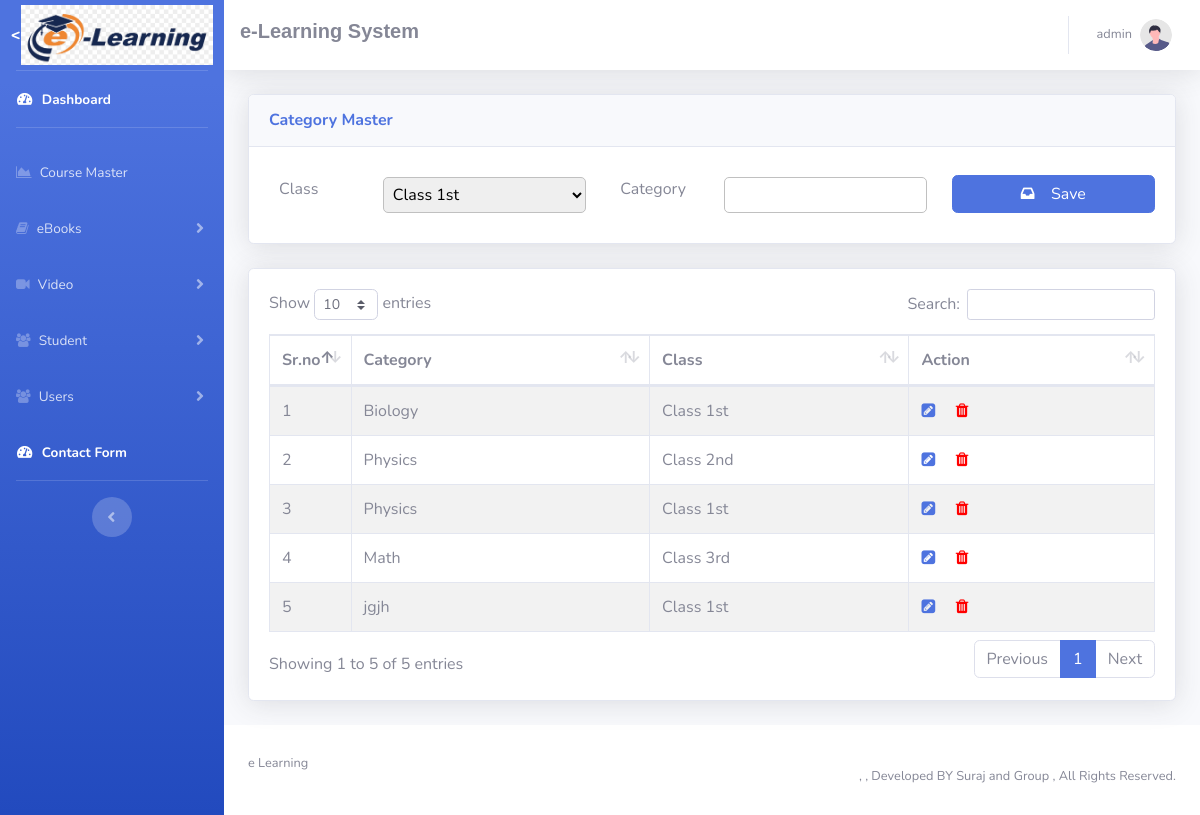
/admin/category-master.php (signed in), run on the app's committed database.
### tables this page shows
CREATE TABLE `category` (
  `id` int(11) NOT NULL,
  `category` varchar(100) NOT NULL,
  `class` varchar(100) NOT NULL,
  `company` varchar(100) NOT NULL
);

CREATE TABLE `zapp_setting` (
  `web_name` varchar(100) NOT NULL,
  `app_name` varchar(100) NOT NULL,
  `copyright_details` varchar(100) NOT NULL,
  `status` varchar(100) NOT NULL
);

### admin/common/header.php (called while the page is built, shortened)
<?php
include_once('config/database.php');
$websetting = $conn->query('SELECT * FROM zapp_setting')->fetch_assoc();
?>

### admin/category-master.php (the view, shortened to what this page needs)
<?php
include("config/database.php");
$company = '';
$ename = '';
$cat = '';
if($_SESSION["Company"])
    $company = $_SESSION["Company"];
$i_name = array();
$i_sql = "SELECT category FROM item_category where company = '".$company."'";
$i_result = $conn->query($i_sql);
while($row = $i_result->fetch_assoc()) {
    array_push($i_name,$row["category"]);
}
$leads = array();
$i_sqlddd = "SELECT * FROM category where company = '".$company."'";
    $i_resultdd = $conn->query($i_sqlddd);
    while($row = $i_resultdd->fetch_assoc()) {
        array_push($leads,$row);
    }
?>
<!DOCTYPE html>
<html lang="en">
<head>
    <link href="vendor/fontawesome-free/css/all.min.css" rel="stylesheet" type="text/css">
    <link rel="stylesheet" href="https://cdnjs.cloudflare.com/ajax/libs/font-awesome/4.7.0/css/font-awesome.min.css">
 <link href="vendor/datatables/dataTables.bootstrap4.min.css" rel="stylesheet">
    <link href="css/sb-admin-2.min.css" rel="stylesheet">
    <?php include('common/header.php'); ?>
</head>
<body id="page-top">
    <div id="wrapper">
        <?php include('common/sidebar.php'); ?>
        <div id="content-wrapper" class="d-flex flex-column">
            <div id="content">
                    <?php include("common/menu.php"); ?>
                <div class="container-fluid">
                    <div class="row">
<form action="" method="POST" style="width:100%">
                        <div class="col-xl-12 col-lg-12">
                            <div class="card shadow mb-4">
                                <div
                                    class="card-header py-3 d-flex flex-row align-items-center justify-content-between">
                                    <h6 class="m-0 font-weight-bold text-primary">Category Master</h6>
                                </div>
                                <div class="card-body">
                                    <div class="row">
                                        <div class="col-xl-9 col-lg-10">
                                            <div class="row">
                                                <div class="col-xl-2 col-lg-2">
                                                    <label for="usr" class="input-lead">Class</label>
                                                </div>
                                                <div class="col-xl-4 col-lg-4">
                                                      <select class="input-box" name="ename" id="ename" id="iname" value="<?php echo $ename; ?>">
                                                          <?php
                                                          foreach($i_name as $compnay)
                                                          {
                                                              echo '<option value="'.$compnay.'">'.$compnay.'</option>';
                                                          }
                                                          ?>
                                                      </select>
                                                </div>
                                                <div class="col-xl-2 col-lg-2">
                                                    <label for="usr" class="input-lead">Category</label>
                                                </div>
                                                <div class="col-xl-4 col-lg-4">
                                                      <input class="input-box" name="category" id="category" value="<?php echo $cat; ?>">
                                                </div>
                                            </div>
                                        </div>
                                        <div class="col-xl-3 col-lg-2">
                                            <div class="row" style="padding: 8px 0px">
                                                <div class="col-xl-12 col-lg-12">
                                                    <?php
                                                    if(!$ename)
                                                    {
                                                        ?>
                                                        <button type="submit" style="width:100%" name="submit" class="btn btn-primary"><i class="fa fa-inbox"></i> &nbsp;&nbsp;&nbsp;Save</button>
                                                        <?php
                                                    } else{
                                                        ?>
                                                        <button type="submit" style="width:100%" name="update" class="btn btn-primary"><i class="fa fa-inbox"></i> &nbsp;&nbsp;&nbsp;Update</button>
                                                        <?php
                                                    }
                                                    ?>
                                                </div>
                                            </div>
                                        </div>
                                    </div>
                                </div>
                            </div>
                            <div class="card shadow mb-4">
                                <div class="card-body">
                                    <table id="example" class="table table-striped table-bordered" style="width:100%">
        <thead>
            <tr>
                <th style="width:10px">Sr.no </th>
                <th>Category </th>
                <th>Class </th>
                <th>Action</th>
            </tr>
        </thead>
        <tbody>
            <?php
            $count = 1;
              foreach($leads as $lead)
              {
                  ?>
                  <tr>
                      <td> <?php echo $count; ?></td>
                    <td> <?php echo $lead['category']; ?></td>
                    <td> <?php echo $lead['class']; ?></td>
                    <td>
                        <a href="category-master.php?type=edit&&id=<?php echo $lead['id']; ?>"><i class="fa fa-pencil-square"></i></a> &nbsp;&nbsp;&nbsp;
                        <a href="category-master.php?type=delete&&id=<?php echo $lead['id']; ?>" style="color: red"><i class="fa fa-trash"></i></a>
                    </td>
                </tr>
                  <?php
                  $count += 1;
              }
             ?>
        </tbody>
    </table>
                                    </div>
                                    </div>
                        </div>
                        </form>
                    </div>
                </div>
            </div>
            <?php
            include("common/footer.php")
            ?>
        </div>
    </div>
</body>
</html>

### admin/common/sidebar.php (shortened to what this page needs)
<ul class="navbar-nav bg-gradient-primary sidebar sidebar-dark accordion" id="accordionSidebar">
            <a class="sidebar-brand d-flex align-items-center justify-content-center" href="index.php">
                <
                <img src="img/e-learn.png" width="100%">
            </a>
            <hr class="sidebar-divider my-0">
            <li class="nav-item active">
                <a class="nav-link" href="index.php">
                    <i class="fas fa-fw fa-tachometer-alt"></i>
                    <span>Dashboard</span></a>
            </li>
            <hr class="sidebar-divider">
            <li class="nav-item">
                <a class="nav-link collapsed" href="class-name-master.php"
                    aria-expanded="true" aria-controls="collapseTwo">
                    <i class="fa fa-area-chart"></i>
                    <span>Course Master</span>
                </a>
            </li>
            <li class="nav-item">
                <a class="nav-link collapsed" href="#" data-toggle="collapse" data-target="#collapseV"
                    aria-expanded="true" aria-controls="collapseTwo">
                    <i class="fa fa-book"></i>
                    <span>eBooks</span>
                </a>
            </li>
            <li class="nav-item">
                <a class="nav-link collapsed" href="#" data-toggle="collapse" data-target="#collapseTwo"
                    aria-expanded="true" aria-controls="collapseTwo">
                    <i class="fa fa-video-camera"></i>
                    <span>Video</span>
                </a>
            </li>
            <li class="nav-item">
                <a class="nav-link collapsed" href="#" data-toggle="collapse" data-target="#collapseV11"
                    aria-expanded="true" aria-controls="collapseTwo">
                    <i class="fa fa-users"></i>
                    <span>Student</span>
                </a>
            </li>
            <li class="nav-item">
                <a class="nav-link collapsed" href="#" data-toggle="collapse" data-target="#collapseUser"
                    aria-expanded="true" aria-controls="collapseTwo">
                    <i class="fa fa-users"></i>
                    <span>Users</span>
                </a>
            </li>
            <li class="nav-item active">
                <a class="nav-link" href="contact.php">
                    <i class="fas fa-fw fa-tachometer-alt"></i>
                    <span>Contact Form</span></a>
            </li>
            <hr class="sidebar-divider">
            <div class="text-center d-none d-md-inline">
                <button class="rounded-circle border-0" id="sidebarToggle"></button>
            </div>
        </ul>

### admin/common/menu.php (shortened to what this page needs)
<nav class="navbar navbar-expand navbar-light bg-white topbar mb-4 static-top shadow">
                    <div style="width: 90%;text-align: left;">
                        <h5 style="font-weight: 600;font-family: arial">
                        e-Learning System</h5>
                    </div>
                    <ul class="navbar-nav ml-auto">
                        <li class="nav-item dropdown no-arrow">
                            <a class="nav-link dropdown-toggle" href="#" id="userDropdown" role="button"
                                data-toggle="dropdown" aria-haspopup="true" aria-expanded="false">
                                <span class="mr-2 d-none d-lg-inline text-gray-600 small"><?php echo $_SESSION["Username"]?$_SESSION["Username"]:''; ?></span>
                                <img class="img-profile rounded-circle"
                                    src="img/undraw_profile.svg">
                            </a>
                        </li>
                    </ul>
                </nav>

### admin/common/footer.php
<footer class="sticky-footer bg-white">
                <div class="container text-left my-auto">
                    <div class="copyright my-auto">
                        <span><?php echo $websetting['web_name']; ?></span>
                    </div>
                </div>
                <div class="container text-right my-auto">
                    <div class="copyright my-auto">
                    </a>,&nbsp, Developed BY Suraj and Group , All Rights Reserved.</span>
                    </div>
                </div>
            </footer>

### admin/category-master.php (style rules this page uses)
.input-box { margin: 10px 0px; padding: 5px; width: 100%; border:1px solid silver; border-radius: 5px; }
.input-lead { margin: 10px; }

### data on the page
category: category "Biology", class "Class 1st"
category: category "Physics", class "Class 2nd"
category: category "Physics", class "Class 1st"
category: category "Math", class "Class 3rd"
category: category "jgjh", class "Class 1st"
zapp_setting: web_name "e Learning"

### other printed values
$_SESSION["Username"] "admin"
form field ename "Class 1st"
